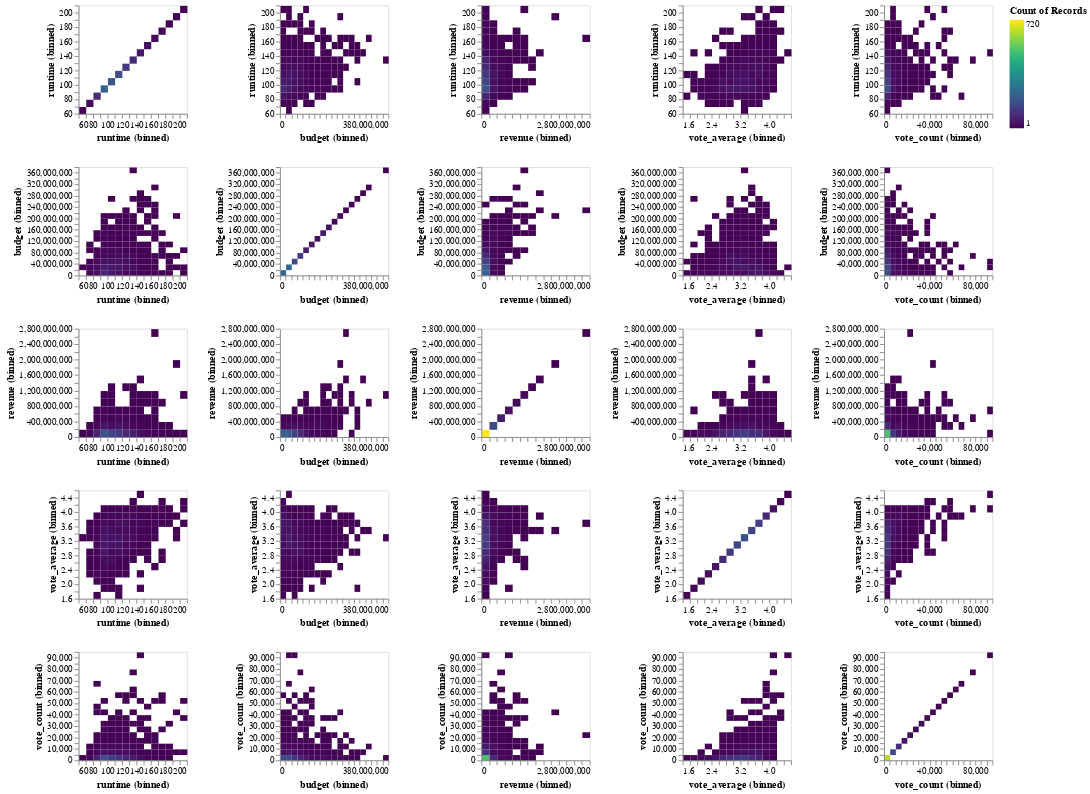

Notebook source saved alongside this figure:
### Markdown cell above
<div class="alert alert-warning" style="color:black">

### Question 2.5 (Optional)
rubric={viz:0.5,accuracy:0.5}
    
<h4>Python</h4>
<p>In the lecture, I mentioned hat 2D histograms is a good alternative when you scatter plots become oversaturated. Copy your code from 2.1 and change it so that we can see multiple “heatmap-like” 2D histograms instead of scatter plots.</p>

</div>

### Code cell
# YOUR ANSWER GOES HERE
num_cols = df.select_dtypes(include="number").columns.tolist()
num_cols = [c for c in num_cols if c != "id"]

base = alt.Chart(df).mark_rect().encode(
    x=alt.X(alt.repeat("column"), bin=alt.Bin(maxbins=20), scale=alt.Scale(zero=False)),
    y=alt.Y(alt.repeat("row"), bin=alt.Bin(maxbins=20), scale=alt.Scale(zero=False)),
    color=alt.Color("count()", scale=alt.Scale(scheme="viridis"))
).properties(
    width=120,
    height=120
)

base.repeat(
    row=num_cols,
    column=num_cols
)
